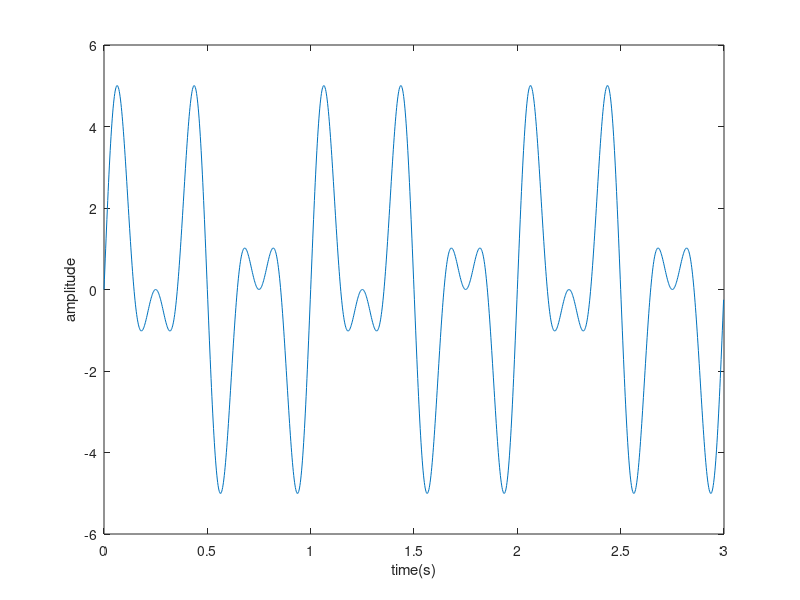
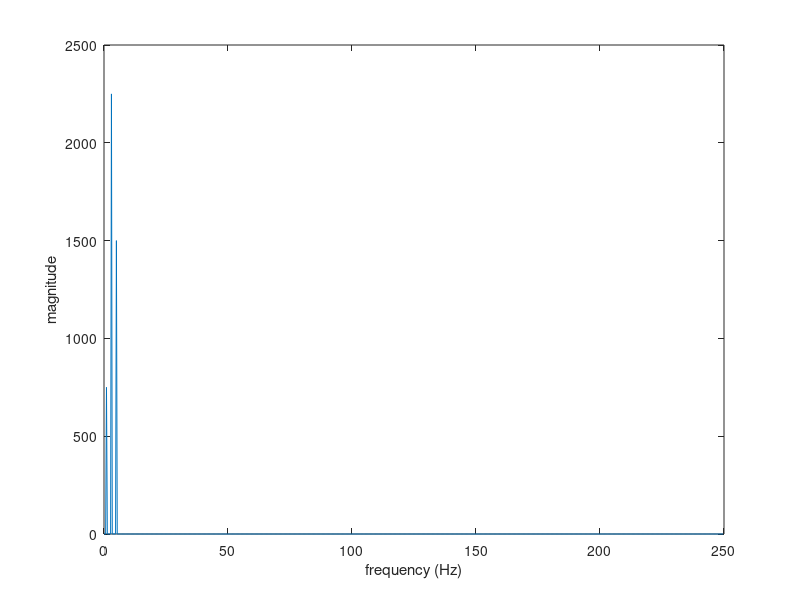

Reproduce these figures in MATLAB, in order.
clc
clear all
close all

Fs = 500; % sampling freq (samples per second)
time = 3;   % time in seconds

t = 0:(1/Fs):(time - 1/Fs);

f1 = 1;
f2 = 3;
f3 = 5;

A1 = 1;
A2 = 3;
A3 = 2;

y1 = A1*sin(2*pi*t*f1);
y2 = A2*sin(2*pi*t*f2);
y3 = A3*sin(2*pi*t*f3);

y = y1 + y2 + y3;

plot(t, y); 
xlabel('time(s)'); ylabel('amplitude');

Y = fft(y);

figure
frequencies = (0:1:(length(Y)/2 - 1)) * Fs/length(Y);
plot(frequencies, abs(Y(1:end/2))); 
xlabel('frequency (Hz)'); ylabel('magnitude');